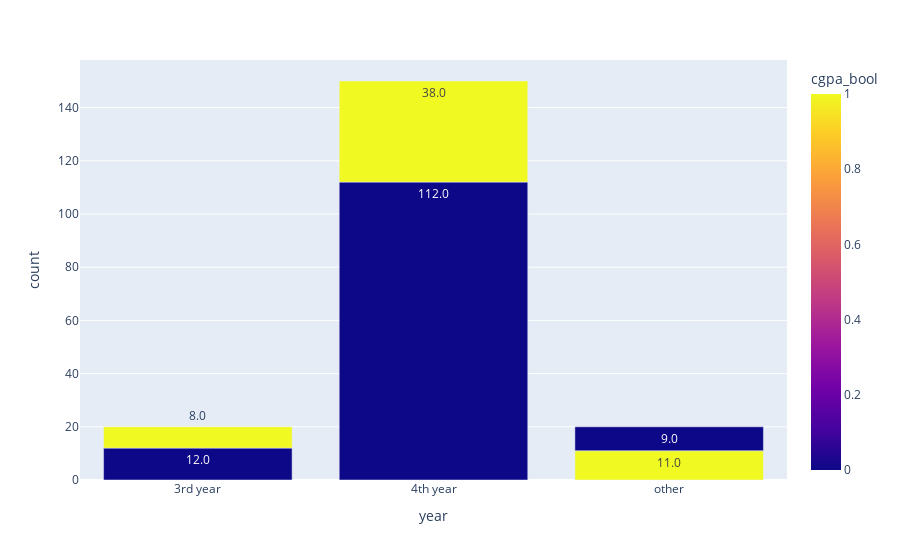

Notebook cell for this chart:
### Markdown cell above
### Year

### Code cell
df_temp = df_prepocessed.groupby("year")['cgpa_bool'].value_counts().reset_index(name="count")
# df_temp['cgpa_bool'] = df_temp['cgpa_bool'].map({1: "9-pointer", 0: "Non-9-pointer"})
df_temp['percentages']=df_temp.groupby('year')['count'].transform(lambda x: x/x.sum() *100)
fig = px.bar(df_temp, x="year", y="count",color='cgpa_bool', text_auto='.1f',color_discrete_map={
                "9-pointer": "#873260",
                "Non-9-pointer": "#DAA520",
                },barmode="relative" , hover_data={'percentages': ':.1f'},
category_orders={"cgpa_bool": ["9-pointer", "Non-9-pointer"]})
fig.update_layout(
    legend_title_text="CGPA Category"
)
fig.show()

### Figure 1 — Plotly figure (JSON) as saved in the notebook; plotly's stock layout.template omitted (floating-point values rounded to 4 significant figures)
{"data": [{"customdata": [[60.0], [40.0], [74.67], [25.33], [55.0], [45.0]], "hovertemplate": "year=%{x}<br>count=%{y}<br>percentages=%{customdata[0]:.1f}<br>cgpa_bool=%{marker.color}<extra></extra>", "legendgroup": "", "marker": {"color": [0, 1, 0, 1, 1, 0], "coloraxis": "coloraxis", "pattern": {"shape": ""}}, "name": "", "orientation": "v", "showlegend": false, "textposition": "auto", "texttemplate": "%{y:.1f}", "type": "bar", "x": ["3rd year", "3rd year", "4th year", "4th year", "other", "other"], "xaxis": "x", "y": [12, 8, 112, 38, 11, 9], "yaxis": "y"}], "layout": {"barmode": "relative", "coloraxis": {"colorbar": {"title": {"text": "cgpa_bool"}}, "colorscale": [[0, "#0d0887"], [0.1111, "#46039f"], [0.2222, "#7201a8"], [0.3333, "#9c179e"], [0.4444, "#bd3786"], [0.5556, "#d8576b"], [0.6667, "#ed7953"], [0.7778, "#fb9f3a"], [0.8889, "#fdca26"], [1, "#f0f921"]]}, "legend": {"title": {"text": "CGPA Category"}, "tracegroupgap": 0}, "margin": {"t": 60}, "xaxis": {"anchor": "y", "domain": [0, 1], "title": {"text": "year"}}, "yaxis": {"anchor": "x", "domain": [0, 1], "title": {"text": "count"}}}}
